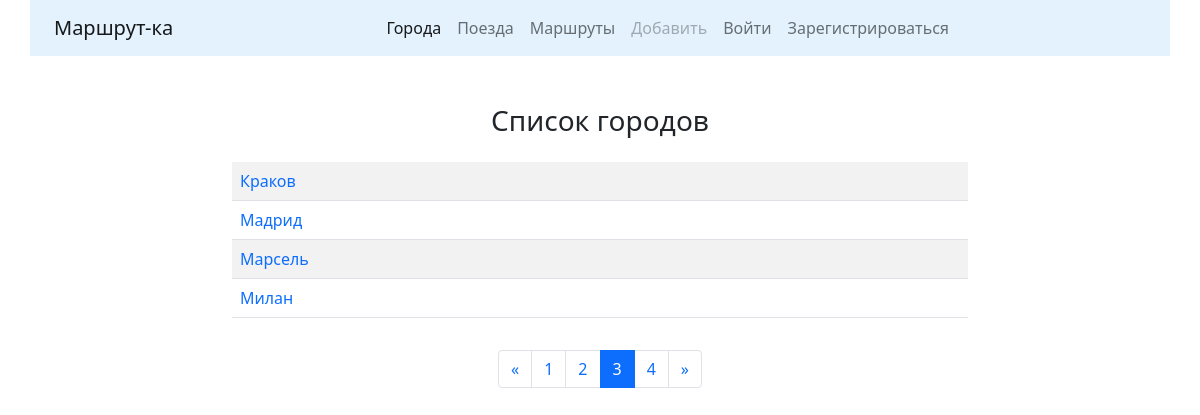
The app's page /cities/?page=3, older data.
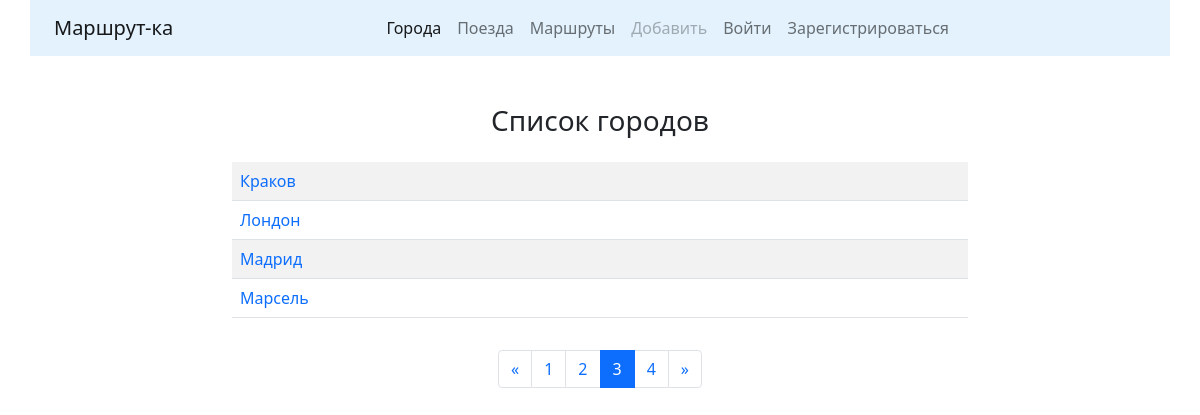
The same page, newer data.
### cities/models.py (models this page shows, shortened)
class City(models.Model):
    name = models.CharField(max_length=128, unique=True, verbose_name="Город",)
    class Meta:
        verbose_name = "Город"
        verbose_name_plural = "Города"
        ordering = ["name"]  # Сортировка объектов таблицы по имени

### cities/views.py (the view)
# urls.py: path('', CityListView.as_view(), name="cities"),
class CityListView(ListView):
    paginate_by = 4
    model = City
    template_name = "cities/cities.html"
    def get_context_data(self, **kwargs):
        context = super().get_context_data(**kwargs)
        form = CityForm()
        context["form"] = form
        return context

### cities/templates/cities/cities.html (shortened to what this page needs)
{% extends 'main/base.html' %}
{% block content %}
    <h3 align="center">Список городов</h3>
    <div class="row">
        <div class="col-md-8 mx-auto my-3">
            <table class="table table-striped">
                {% for object in page_obj %}
                    <tr>
                        <td><a href="{% url 'cities:detail' pk=object.id %}" style="text-decoration:none">{{object.name}}</a></td>
                        {% if user.is_authenticated %}
                            <td><a href="{% url 'cities:update' pk=object.id %}">
                                <button type="submit" class="btn btn-outline-primary">Редактировать</button></a></td>
                            <td><a href="{% url 'cities:delete' pk=object.id %}">
                                <button type="submit" class="btn btn-outline-danger">Удалить</button></a></td>
                        {% else %}
                            <td>&nbsp;</td>
                            <td>&nbsp;</td>
                        {% endif %}
                    </tr>
                {% endfor %}
            </table>
        </div>
    </div>
    {% include 'main/pagination.html' %}
{% endblock %}

Row changes from the older to the newer data that the page shows:
no longer on this page (row unchanged): City: name "Милан"
added City: name "Лондон"
